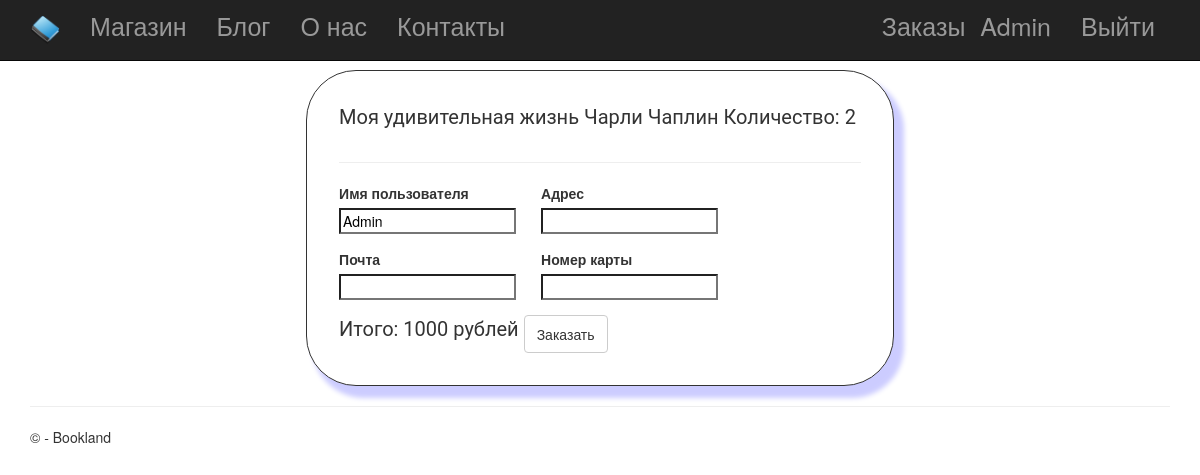
The app's page /processOrder/ (signed in) with its own data.
### app/models.py (models this page shows, shortened)
class User(AbstractUser):
    address = models.CharField(max_length = 128, verbose_name = "Адресс", null=True)
    card_number = models.CharField(max_length = 128, verbose_name = "Номер карты", null=True)

class Purchases_books(models.Model):
    purchases = models.ForeignKey(Purchases, on_delete=models.CASCADE)
    books = models.ForeignKey(Books, on_delete=models.CASCADE)
    number = models.IntegerField(default = 1)

class Books(models.Model):
    isbn = models.IntegerField(unique = True, verbose_name = "Isbn", primary_key = True)
    title = models.CharField(max_length = 100, verbose_name = "Заголовок")
    about = models.TextField(verbose_name = "Краткое описание")
    genre = models.CharField(max_length = 100, verbose_name = "Жанр книги")
    posted = models.DateTimeField(verbose_name = "Дата публикации")
    author = models.CharField(max_length = 256, verbose_name = "Автор")
    image = models.FileField(verbose_name = "Фото товара")
    prise = models.IntegerField(verbose_name = "Цена")
    number = models.IntegerField(verbose_name = "Количество на складе", default=0)
    class Meta:
        db_table = "Books"
        verbose_name = "товар"
        verbose_name_plural = "товары"

### app/views.py (the view)
# urls.py: path('processOrder/', views.processOrderView, name='processOrder'),
def processOrderView(request):
    assert isinstance(request, HttpRequest)
    cart = Purchases.objects.get(models.Q(user=request.user.id) & models.Q(status='cart'))
    books = cart.books.through.objects.filter(purchases = cart)
    sum = 0
    for book in books:
        sum = sum + Books.objects.get(isbn=book.books_id).prise * book.number
    if request.method == 'POST':
        form = ProcessOrderForm(request.POST)
        if form.is_valid():
            cart.status = "Собирем заказ"
            cart.date = datetime.now()
            cart.address = form.cleaned_data['address']
            cart.save()
            for book in books:
                card = Books.objects.get(isbn = book.books.isbn)
                card.number = card.number - cart.books.through.objects.get(models.Q(books = card.isbn) & models.Q(purchases=cart)).number
                card.save()
            return redirect('shop')
    else:
        form = ProcessOrderForm()
        form.initial = {'username': request.user.username,
                        'email': request.user.email,
                        'address': request.user.address,
                        'card_number': request.user.card_number}
    return render(
        request,
        'app/processOrder.html',
        {
            'form':form,
            'data':cart,
            'books': books,
            'prise': sum,
        }
    )

### app/forms.py
class ProcessOrderForm(forms.Form):
    username = forms.CharField(label = 'Имя пользователя', max_length = 100)
    email = forms.CharField(label = 'Почта', max_length = 100)
    address = forms.CharField(label = 'Адресс', max_length = 100)
    card_number = forms.CharField(label = 'Номер карты', max_length = 100)

### app/templates/app/processOrder.html (shortened to what this page needs)
{% extends "app/layout.html" %}
{% block content %}
    <div class="change_view" style="width:max-content;">
        {% for book in books %}
            <div style="display:flex">
                <p class="text">{{book.books.title}}</p>
                <p class="text">{{book.books.author}}</p>
                <p class="text">Количество: {{book.number}}</p>
            </div>
        {% endfor %}
        <hr/>
        <form method="POST" >
            <div style="display:flex">
                <div style="margin-right: 25px">
                    <div class="form-group">
                        <label for="id_username" class="control-label" style="margin-right: 10%">Имя пользователя</label>
                        <div style="width: 70%; min-width: 50%">
                            {{ form.username }}
                        </div>
                    </div>
                    <div class="form-group">
                        <label for="id_username" class="control-label" style="margin-right: 10%">Почта</label>
                        <div style="width: 70%; min-width: 50%">
                            {{ form.email }}
                        </div>
                    </div>
                </div>
                <div>
                    <div class="form-group">
                        <label for="id_username" class="control-label" style="margin-right: 10%">Адрес</label>
                        <div style="width: 70%; min-width: 50%">
                            {{ form.address }}
                        </div>
                    </div>
                    <div class="form-group">
                        <label for="id_password" class="control-label" style="margin-right: 10%">Номер карты</label>
                        <div style="width: 70%; min-width: 50%">
                            {{ form.card_number }}
                        </div>
                    </div>
                </div>
            </div>
            <div style="display:flex;">
                <p class="text">Итого: {{prise}} рублей</p>
                <button type="submit" class="save btn btn-default"> Заказать </button>
            </div>
        </form>
    </div>
{% endblock %}

### app/templates/app/loginpartial.html (shortened to what this page needs)
{% if user.is_authenticated %}
<form id="logoutForm" action="/logout/" method="post" class="navbar-right">
    <ul class="nav navbar-nav navbar-right" >
        <li>
            <a href="{% url 'purchases'%}" class="navbar-brand" style="font-size:25px;">Заказы</a>
        </li>
        <li><a href="{% url 'changeUser' pk=user.id %}" class="navbar-brand" style="font-size:25px;">{{ user.username }}</a></li>
        <li><a href="javascript:document.getElementById('logoutForm').submit()" style="font-size:25px;">Выйти</a></li>
    </ul>
</form>
{% else %}
<ul class="nav navbar-nav navbar-right" style="font-size:25px;">
    <li><a href="{% url 'registration' %}">Регистрация</a></li>
    <li><a href="{% url 'login' %}">Войти</a></li>
</ul>
{% endif %}

### app/static/app/content/site.css (style rules this page uses)
.text { font-size: 20px; font-family: Roboto; margin-right: 5px; font-weight: normal; }
.change_view { padding: 32px; background-color: white; border-radius: 50px; background-size: 200px 200px; margin: auto; border: 1px solid #333; box-shadow: 8px 10px 5px 2px rgba(0, 0, 255, .2); }

### records on screen
User: username "Admin"
Purchases_books: books "Моя удивительная жизнь", books.author "Чарли Чаплин", number "2"

### other values on screen
{{ prise }} "1000"
